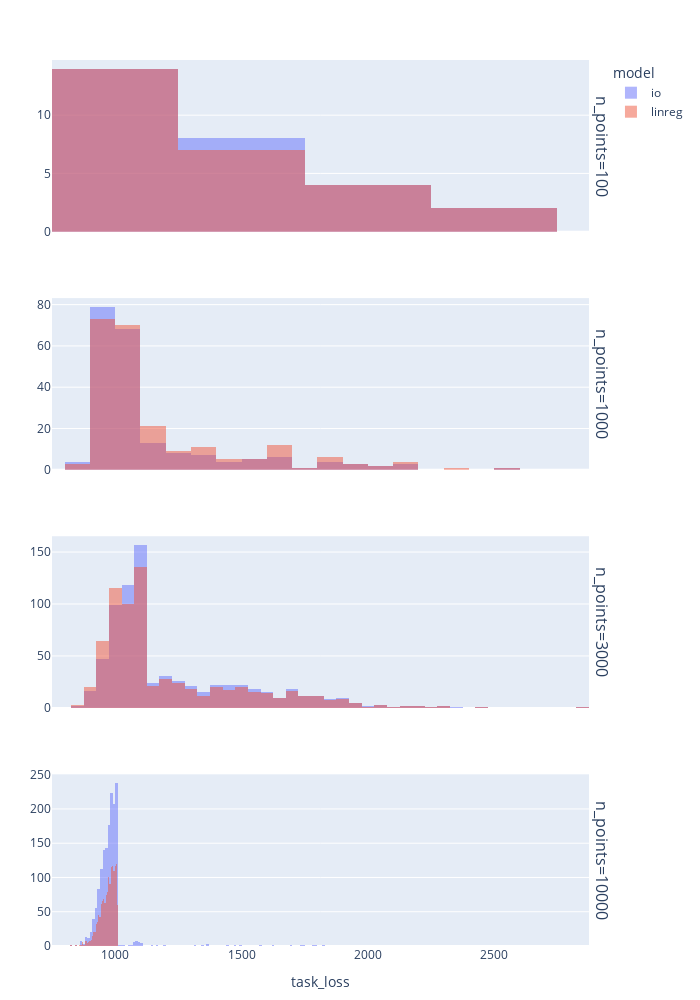

The notebook cell saved with this chart:
### Code cell
function plot_task_loss_distributions(results, dataset)
    no_recourse_results = @chain results begin
        subset(:recourse_flow => r -> r .<= 0)
        subset(:dataset => d -> d .== dataset)
    end
    
    return plot(
        no_recourse_results,
        kind="histogram",
        x=:task_loss,
        facet_row=:n_points, 
        color=:model,
        opacity=0.5,
        Layout(
            xaxis_title="",
            yaxis_title="",
            title="",
            barmode="overlay",
            height="1000",
            width="700"
        )
    )
end

plot_task_loss_distributions(results, "close")

### Figure 1 — Plotly figure (JSON) as saved in the notebook; plotly's stock layout.template omitted (floating-point values rounded to 4 significant figures; data arrays with more than 128 entries replaced by an {"elided": "..."} marker saying what was removed)
{"data": [{"legendgroup": "io", "marker": {"color": "#636efa"}, "name": "io", "opacity": 0.5, "showlegend": true, "type": "histogram", "x": [2333.0, 1094.0, 1090.0, 990.8, 1834.0, 1491.0, 1879.0, 1308.0, 1379.0, 1899.0, 1878.0, 1092.0, 1073.0, 1095.0, 1052.0, 1043.0, 1234.0, 1672.0, 1558.0, 1657.0, 1074.0, 2500.0, 970.9, 1262.0, 1110.0, 1097.0, 1083.0, 1566.0], "xaxis": "x", "yaxis": "y"}, {"legendgroup": "io", "marker": {"color": "#636efa"}, "name": "io", "opacity": 0.5, "showlegend": false, "type": "histogram", "x": {"elided": "208 float values"}, "xaxis": "x2", "yaxis": "y2"}, {"legendgroup": "io", "marker": {"color": "#636efa"}, "name": "io", "opacity": 0.5, "showlegend": false, "type": "histogram", "x": {"elided": "745 float values"}, "xaxis": "x3", "yaxis": "y3"}, {"legendgroup": "io", "marker": {"color": "#636efa"}, "name": "io", "opacity": 0.5, "showlegend": false, "type": "histogram", "x": {"elided": "1525 float values"}, "xaxis": "x4", "yaxis": "y4"}, {"legendgroup": "linreg", "marker": {"color": "#EF553B"}, "name": "linreg", "opacity": 0.5, "showlegend": true, "type": "histogram", "x": [2333.0, 1094.0, 1090.0, 890.8, 1834.0, 1491.0, 1879.0, 1379.0, 1899.0, 1878.0, 1092.0, 1073.0, 995.3, 1052.0, 943.4, 1234.0, 1672.0, 1558.0, 1657.0, 1074.0, 2500.0, 970.9, 1262.0, 1110.0, 1097.0, 1083.0, 1566.0], "xaxis": "x", "yaxis": "y"}, {"legendgroup": "linreg", "marker": {"color": "#EF553B"}, "name": "linreg", "opacity": 0.5, "showlegend": false, "type": "histogram", "x": {"elided": "227 float values"}, "xaxis": "x2", "yaxis": "y2"}, {"legendgroup": "linreg", "marker": {"color": "#EF553B"}, "name": "linreg", "opacity": 0.5, "showlegend": false, "type": "histogram", "x": {"elided": "710 float values"}, "xaxis": "x3", "yaxis": "y3"}, {"legendgroup": "linreg", "marker": {"color": "#EF553B"}, "name": "linreg", "opacity": 0.5, "showlegend": false, "type": "histogram", "x": {"elided": "1505 float values"}, "xaxis": "x4", "yaxis": "y4"}], "layout": {"annotations": [{"font": {"size": 16}, "showarrow": false, "text": "n_points=100", "textangle": 90, "x": 0.98, "xanchor": "left", "xref": "paper", "y": 0.9031, "yanchor": "middle", "yref": "paper"}, {"font": {"size": 16}, "showarrow": false, "text": "n_points=1000", "textangle": 90, "x": 0.98, "xanchor": "left", "xref": "paper", "y": 0.6344, "yanchor": "middle", "yref": "paper"}, {"font": {"size": 16}, "showarrow": false, "text": "n_points=3000", "textangle": 90, "x": 0.98, "xanchor": "left", "xref": "paper", "y": 0.3656, "yanchor": "middle", "yref": "paper"}, {"font": {"size": 16}, "showarrow": false, "text": "n_points=10000", "textangle": 90, "x": 0.98, "xanchor": "left", "xref": "paper", "y": 0.09688, "yanchor": "middle", "yref": "paper"}], "barmode": "overlay", "height": "1000", "legend": {"title": {"text": "model"}, "tracegroupgap": 0}, "margin": {"b": 50, "l": 50, "r": 50, "t": 60}, "title": "", "width": "700", "xaxis": {"anchor": "y", "domain": [0, 0.98], "matches": "x4", "showticklabels": false, "title": {"text": ""}}, "xaxis2": {"anchor": "y2", "domain": [0, 0.98], "matches": "x4", "showticklabels": false}, "xaxis3": {"anchor": "y3", "domain": [0, 0.98], "matches": "x4", "showticklabels": false}, "xaxis4": {"anchor": "y4", "domain": [0, 0.98], "title": {"text": "task_loss"}}, "yaxis": {"anchor": "x", "domain": [0.8063, 1], "title": {"text": ""}}, "yaxis2": {"anchor": "x2", "domain": [0.5375, 0.7312]}, "yaxis3": {"anchor": "x3", "domain": [0.2687, 0.4625]}, "yaxis4": {"anchor": "x4", "domain": [0, 0.1938]}}}
